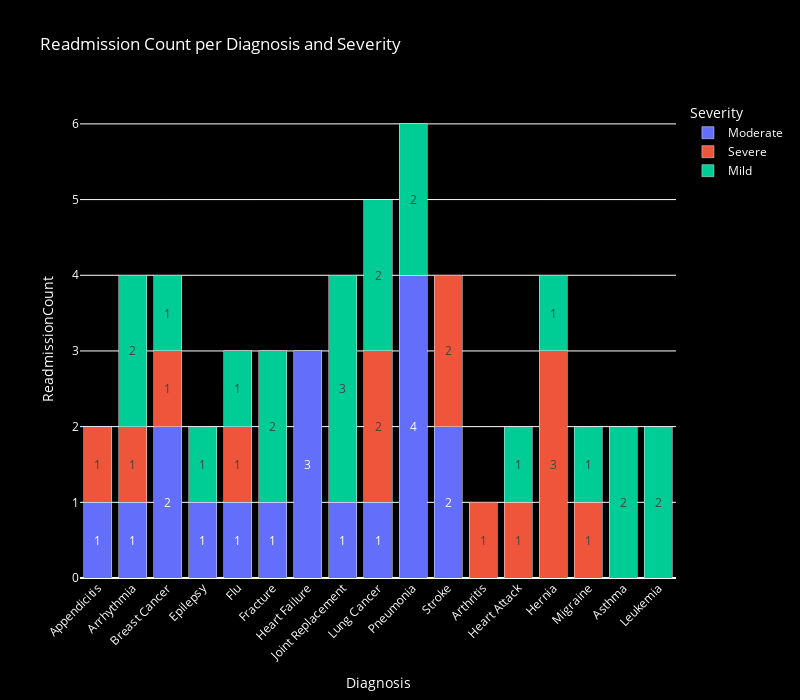

Here is the notebook cell this chart was saved with:
### Code cell
#Plot no: 2: For a single month, show for all diagnosis and severity the readmission counts

month = int(input('Enter the month'))
refined = data[data['Month'] ==  month]

mapForDiagandSever1Month = refined.groupby(['diagnosis', 'severity'])['readmitted'].count()

mapForDiagandSever1Month = pd.Series(mapForDiagandSever1Month).reset_index()
mapForDiagandSever1Month.columns = ['Diagnosis', 'Severity', 'ReadmissionCount']

fig = px.bar(
    mapForDiagandSever1Month, 
    x='Diagnosis', 
    y='ReadmissionCount', 
    color='Severity', 
    title='Readmission Count per Diagnosis and Severity',
    text='ReadmissionCount'
)

fig.update_traces(
    textposition='inside',       # puts the numbers inside bars
    insidetextanchor='middle'    # centers the numbers
)

fig.update_layout(
    barmode='stack',
    xaxis_tickangle=-45,         # slanted x-axis labels
    uniformtext_minsize=10,
    uniformtext_mode='hide',
    width = 800,
    height = 700,
    plot_bgcolor='black',      # background dark
    paper_bgcolor='black',
    font_color='white' 
)

fig.show()

### Figure 1 — Plotly figure (JSON) as saved in the notebook; plotly's stock layout.template omitted (floating-point values rounded to 4 significant figures)
{"data": [{"hovertemplate": "Severity=Moderate<br>Diagnosis=%{x}<br>ReadmissionCount=%{text}<extra></extra>", "insidetextanchor": "middle", "legendgroup": "Moderate", "marker": {"color": "#636efa", "pattern": {"shape": ""}}, "name": "Moderate", "orientation": "v", "showlegend": true, "text": [1.0, 1.0, 2.0, 1.0, 1.0, 1.0, 3.0, 1.0, 1.0, 4.0, 2.0], "textposition": "inside", "type": "bar", "x": ["Appendicitis", "Arrhythmia", "Breast Cancer", "Epilepsy", "Flu", "Fracture", "Heart Failure", "Joint Replacement", "Lung Cancer", "Pneumonia", "Stroke"], "xaxis": "x", "y": [1, 1, 2, 1, 1, 1, 3, 1, 1, 4, 2], "yaxis": "y"}, {"hovertemplate": "Severity=Severe<br>Diagnosis=%{x}<br>ReadmissionCount=%{text}<extra></extra>", "insidetextanchor": "middle", "legendgroup": "Severe", "marker": {"color": "#EF553B", "pattern": {"shape": ""}}, "name": "Severe", "orientation": "v", "showlegend": true, "text": [1.0, 1.0, 1.0, 1.0, 1.0, 1.0, 3.0, 2.0, 1.0, 2.0], "textposition": "inside", "type": "bar", "x": ["Appendicitis", "Arrhythmia", "Arthritis", "Breast Cancer", "Flu", "Heart Attack", "Hernia", "Lung Cancer", "Migraine", "Stroke"], "xaxis": "x", "y": [1, 1, 1, 1, 1, 1, 3, 2, 1, 2], "yaxis": "y"}, {"hovertemplate": "Severity=Mild<br>Diagnosis=%{x}<br>ReadmissionCount=%{text}<extra></extra>", "insidetextanchor": "middle", "legendgroup": "Mild", "marker": {"color": "#00cc96", "pattern": {"shape": ""}}, "name": "Mild", "orientation": "v", "showlegend": true, "text": [2.0, 2.0, 1.0, 1.0, 1.0, 2.0, 1.0, 1.0, 3.0, 2.0, 2.0, 1.0, 2.0], "textposition": "inside", "type": "bar", "x": ["Arrhythmia", "Asthma", "Breast Cancer", "Epilepsy", "Flu", "Fracture", "Heart Attack", "Hernia", "Joint Replacement", "Leukemia", "Lung Cancer", "Migraine", "Pneumonia"], "xaxis": "x", "y": [2, 2, 1, 1, 1, 2, 1, 1, 3, 2, 2, 1, 2], "yaxis": "y"}], "layout": {"barmode": "stack", "font": {"color": "white"}, "height": 700, "legend": {"title": {"text": "Severity"}, "tracegroupgap": 0}, "paper_bgcolor": "black", "plot_bgcolor": "black", "title": {"text": "Readmission Count per Diagnosis and Severity"}, "uniformtext": {"minsize": 10, "mode": "hide"}, "width": 800, "xaxis": {"anchor": "y", "domain": [0, 1], "tickangle": -45, "title": {"text": "Diagnosis"}}, "yaxis": {"anchor": "x", "domain": [0, 1], "title": {"text": "ReadmissionCount"}}}}
